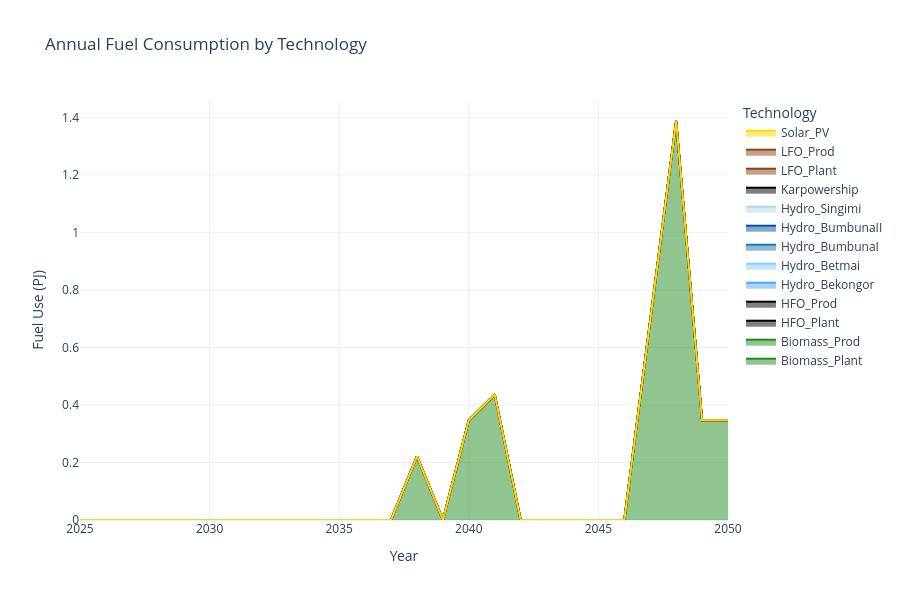

Notebook code cell kept with this figure:
### Markdown cell above
### Fuel Consumption by Technology

### Code cell
import pandas as pd
import plotly.graph_objects as go

# === Load tech color map ===
with open("tech_colors.json") as f:
    tech_colors = json.load(f)

# === Load fuel use data ===
df_use = pd.read_csv(res_dir / "UseByTechnology.csv")
df_use.rename(columns={
    "t": "TECHNOLOGY",
    "y": "YEAR",
    "UseByTechnology": "VALUE"
}, inplace=True)

# === Pivot data: fuel consumption by year/technology ===
df_fuel = df_use.pivot_table(index="YEAR", columns="TECHNOLOGY", values="VALUE", aggfunc="sum")

# === Create Plotly stacked area chart ===
fig = go.Figure()
for tech in df_fuel.columns:
    fig.add_trace(go.Scatter(
        x=df_fuel.index,
        y=df_fuel[tech].fillna(0),
        mode='lines',
        stackgroup='one',
        name=tech,
        line=dict(color=tech_colors.get(tech, "#D3D3D3")),  # fallback gray
        hovertemplate=f"{tech}<br>Year: %{{x}}<br>Fuel Used: %{{y:.2f}} PJ"
    ))

# === Layout tweaks ===
fig.update_layout(
    title="Annual Fuel Consumption by Technology",
    xaxis_title="Year",
    yaxis_title="Fuel Use (PJ)",
    template="plotly_white",
    legend_title="Technology",
    height=600,
    hovermode="x unified"
)

fig.show()

### Figure 1 — Plotly figure (JSON) as saved in the notebook; plotly's stock layout.template omitted (floating-point values rounded to 4 significant figures)
{"data": [{"hovertemplate": "Biomass_Plant<br>Year: %{x}<br>Fuel Used: %{y:.2f} PJ", "line": {"color": "#228B22"}, "mode": "lines", "name": "Biomass_Plant", "stackgroup": "one", "type": "scatter", "x": [2025, 2026, 2027, 2028, 2029, 2030, 2031, 2032, 2033, 2034, 2035, 2036, 2037, 2038, 2039, 2040, 2041, 2042, 2043, 2044, 2045, 2046, 2047, 2048, 2049, 2050], "y": [0.0, 0.0, 0.0, 0.0, 0.0, 0.0, 0.0, 0.0, 0.0, 0.0, 0.0, 0.0, 0.0, 0.2215, 0.0, 0.3469, 0.4361, 0.0, 0.0, 0.0, 0.0, 0.0, 0.6937, 1.387, 0.3469, 0.3469]}, {"hovertemplate": "Biomass_Prod<br>Year: %{x}<br>Fuel Used: %{y:.2f} PJ", "line": {"color": "#228B22"}, "mode": "lines", "name": "Biomass_Prod", "stackgroup": "one", "type": "scatter", "x": [2025, 2026, 2027, 2028, 2029, 2030, 2031, 2032, 2033, 2034, 2035, 2036, 2037, 2038, 2039, 2040, 2041, 2042, 2043, 2044, 2045, 2046, 2047, 2048, 2049, 2050], "y": [0.0, 0.0, 0.0, 0.0, 0.0, 0.0, 0.0, 0.0, 0.0, 0.0, 0.0, 0.0, 0.0, 0.0, 0.0, 0.0, 0.0, 0.0, 0.0, 0.0, 0.0, 0.0, 0.0, 0.0, 0.0, 0.0]}, {"hovertemplate": "HFO_Plant<br>Year: %{x}<br>Fuel Used: %{y:.2f} PJ", "line": {"color": "#000000"}, "mode": "lines", "name": "HFO_Plant", "stackgroup": "one", "type": "scatter", "x": [2025, 2026, 2027, 2028, 2029, 2030, 2031, 2032, 2033, 2034, 2035, 2036, 2037, 2038, 2039, 2040, 2041, 2042, 2043, 2044, 2045, 2046, 2047, 2048, 2049, 2050], "y": [0.0, 0.0, 0.0, 0.0, 0.0, 0.0, 0.0, 0.0, 0.0, 0.0, 0.0, 0.0, 0.0, 0.0, 0.0, 0.0, 0.0, 0.0, 0.0, 0.0, 0.0, 0.0, 0.0, 0.0, 0.0, 0.0]}, {"hovertemplate": "HFO_Prod<br>Year: %{x}<br>Fuel Used: %{y:.2f} PJ", "line": {"color": "#000000"}, "mode": "lines", "name": "HFO_Prod", "stackgroup": "one", "type": "scatter", "x": [2025, 2026, 2027, 2028, 2029, 2030, 2031, 2032, 2033, 2034, 2035, 2036, 2037, 2038, 2039, 2040, 2041, 2042, 2043, 2044, 2045, 2046, 2047, 2048, 2049, 2050], "y": [0.0, 0.0, 0.0, 0.0, 0.0, 0.0, 0.0, 0.0, 0.0, 0.0, 0.0, 0.0, 0.0, 0.0, 0.0, 0.0, 0.0, 0.0, 0.0, 0.0, 0.0, 0.0, 0.0, 0.0, 0.0, 0.0]}, {"hovertemplate": "Hydro_Bekongor<br>Year: %{x}<br>Fuel Used: %{y:.2f} PJ", "line": {"color": "#4da6ff"}, "mode": "lines", "name": "Hydro_Bekongor", "stackgroup": "one", "type": "scatter", "x": [2025, 2026, 2027, 2028, 2029, 2030, 2031, 2032, 2033, 2034, 2035, 2036, 2037, 2038, 2039, 2040, 2041, 2042, 2043, 2044, 2045, 2046, 2047, 2048, 2049, 2050], "y": [0.0, 0.0, 0.0, 0.0, 0.0, 0.0, 0.0, 0.0, 0.0, 0.0, 0.0, 0.0, 0.0, 0.0, 0.0, 0.0, 0.0, 0.0, 0.0, 0.0, 0.0, 0.0, 0.0, 0.0, 0.0, 0.0]}, {"hovertemplate": "Hydro_Betmai<br>Year: %{x}<br>Fuel Used: %{y:.2f} PJ", "line": {"color": "#87CEFA"}, "mode": "lines", "name": "Hydro_Betmai", "stackgroup": "one", "type": "scatter", "x": [2025, 2026, 2027, 2028, 2029, 2030, 2031, 2032, 2033, 2034, 2035, 2036, 2037, 2038, 2039, 2040, 2041, 2042, 2043, 2044, 2045, 2046, 2047, 2048, 2049, 2050], "y": [0.0, 0.0, 0.0, 0.0, 0.0, 0.0, 0.0, 0.0, 0.0, 0.0, 0.0, 0.0, 0.0, 0.0, 0.0, 0.0, 0.0, 0.0, 0.0, 0.0, 0.0, 0.0, 0.0, 0.0, 0.0, 0.0]}, {"hovertemplate": "Hydro_BumbunaI<br>Year: %{x}<br>Fuel Used: %{y:.2f} PJ", "line": {"color": "#1f77b4"}, "mode": "lines", "name": "Hydro_BumbunaI", "stackgroup": "one", "type": "scatter", "x": [2025, 2026, 2027, 2028, 2029, 2030, 2031, 2032, 2033, 2034, 2035, 2036, 2037, 2038, 2039, 2040, 2041, 2042, 2043, 2044, 2045, 2046, 2047, 2048, 2049, 2050], "y": [0.0, 0.0, 0.0, 0.0, 0.0, 0.0, 0.0, 0.0, 0.0, 0.0, 0.0, 0.0, 0.0, 0.0, 0.0, 0.0, 0.0, 0.0, 0.0, 0.0, 0.0, 0.0, 0.0, 0.0, 0.0, 0.0]}, {"hovertemplate": "Hydro_BumbunaII<br>Year: %{x}<br>Fuel Used: %{y:.2f} PJ", "line": {"color": "#0055A4"}, "mode": "lines", "name": "Hydro_BumbunaII", "stackgroup": "one", "type": "scatter", "x": [2025, 2026, 2027, 2028, 2029, 2030, 2031, 2032, 2033, 2034, 2035, 2036, 2037, 2038, 2039, 2040, 2041, 2042, 2043, 2044, 2045, 2046, 2047, 2048, 2049, 2050], "y": [0.0, 0.0, 0.0, 0.0, 0.0, 0.0, 0.0, 0.0, 0.0, 0.0, 0.0, 0.0, 0.0, 0.0, 0.0, 0.0, 0.0, 0.0, 0.0, 0.0, 0.0, 0.0, 0.0, 0.0, 0.0, 0.0]}, {"hovertemplate": "Hydro_Singimi<br>Year: %{x}<br>Fuel Used: %{y:.2f} PJ", "line": {"color": "#ADD8E6"}, "mode": "lines", "name": "Hydro_Singimi", "stackgroup": "one", "type": "scatter", "x": [2025, 2026, 2027, 2028, 2029, 2030, 2031, 2032, 2033, 2034, 2035, 2036, 2037, 2038, 2039, 2040, 2041, 2042, 2043, 2044, 2045, 2046, 2047, 2048, 2049, 2050], "y": [0.0, 0.0, 0.0, 0.0, 0.0, 0.0, 0.0, 0.0, 0.0, 0.0, 0.0, 0.0, 0.0, 0.0, 0.0, 0.0, 0.0, 0.0, 0.0, 0.0, 0.0, 0.0, 0.0, 0.0, 0.0, 0.0]}, {"hovertemplate": "Karpowership<br>Year: %{x}<br>Fuel Used: %{y:.2f} PJ", "line": {"color": "#000000"}, "mode": "lines", "name": "Karpowership", "stackgroup": "one", "type": "scatter", "x": [2025, 2026, 2027, 2028, 2029, 2030, 2031, 2032, 2033, 2034, 2035, 2036, 2037, 2038, 2039, 2040, 2041, 2042, 2043, 2044, 2045, 2046, 2047, 2048, 2049, 2050], "y": [0.0, 0.0, 0.0, 0.0, 0.0, 0.0, 0.0, 0.0, 0.0, 0.0, 0.0, 0.0, 0.0, 0.0, 0.0, 0.0, 0.0, 0.0, 0.0, 0.0, 0.0, 0.0, 0.0, 0.0, 0.0, 0.0]}, {"hovertemplate": "LFO_Plant<br>Year: %{x}<br>Fuel Used: %{y:.2f} PJ", "line": {"color": "#8B4513"}, "mode": "lines", "name": "LFO_Plant", "stackgroup": "one", "type": "scatter", "x": [2025, 2026, 2027, 2028, 2029, 2030, 2031, 2032, 2033, 2034, 2035, 2036, 2037, 2038, 2039, 2040, 2041, 2042, 2043, 2044, 2045, 2046, 2047, 2048, 2049, 2050], "y": [0.0, 0.0, 0.0, 0.0, 0.0, 0.0, 0.0, 0.0, 0.0, 0.0, 0.0, 0.0, 0.0, 0.0, 0.0, 0.0, 0.0, 0.0, 0.0, 0.0, 0.0, 0.0, 0.0, 0.0, 0.0, 0.0]}, {"hovertemplate": "LFO_Prod<br>Year: %{x}<br>Fuel Used: %{y:.2f} PJ", "line": {"color": "#8B4513"}, "mode": "lines", "name": "LFO_Prod", "stackgroup": "one", "type": "scatter", "x": [2025, 2026, 2027, 2028, 2029, 2030, 2031, 2032, 2033, 2034, 2035, 2036, 2037, 2038, 2039, 2040, 2041, 2042, 2043, 2044, 2045, 2046, 2047, 2048, 2049, 2050], "y": [0.0, 0.0, 0.0, 0.0, 0.0, 0.0, 0.0, 0.0, 0.0, 0.0, 0.0, 0.0, 0.0, 0.0, 0.0, 0.0, 0.0, 0.0, 0.0, 0.0, 0.0, 0.0, 0.0, 0.0, 0.0, 0.0]}, {"hovertemplate": "Solar_PV<br>Year: %{x}<br>Fuel Used: %{y:.2f} PJ", "line": {"color": "#FFD700"}, "mode": "lines", "name": "Solar_PV", "stackgroup": "one", "type": "scatter", "x": [2025, 2026, 2027, 2028, 2029, 2030, 2031, 2032, 2033, 2034, 2035, 2036, 2037, 2038, 2039, 2040, 2041, 2042, 2043, 2044, 2045, 2046, 2047, 2048, 2049, 2050], "y": [0.0, 0.0, 0.0, 0.0, 0.0, 0.0, 0.0, 0.0, 0.0, 0.0, 0.0, 0.0, 0.0, 0.0, 0.0, 0.0, 0.0, 0.0, 0.0, 0.0, 0.0, 0.0, 0.0, 0.0, 0.0, 0.0]}], "layout": {"height": 600, "hovermode": "x unified", "legend": {"title": {"text": "Technology"}}, "title": {"text": "Annual Fuel Consumption by Technology"}, "xaxis": {"title": {"text": "Year"}}, "yaxis": {"title": {"text": "Fuel Use (PJ)"}}}}
